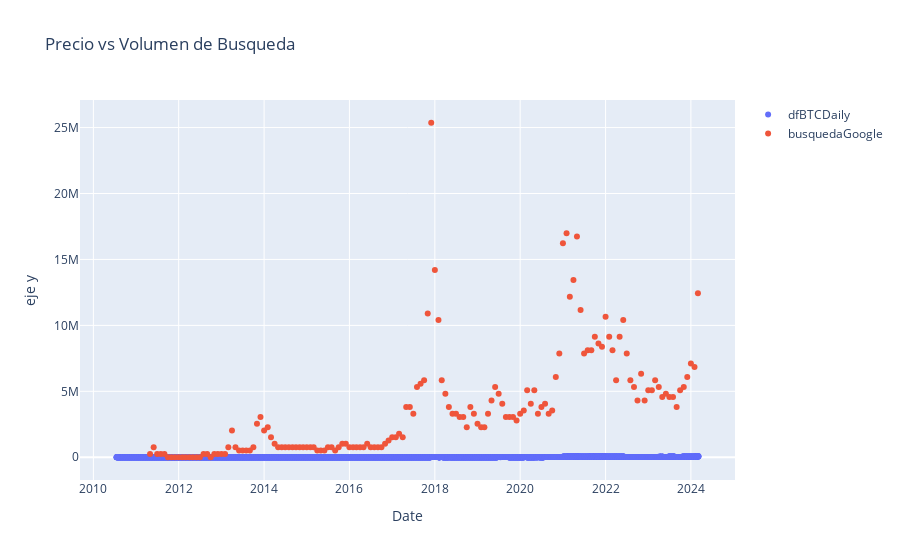

The cell this chart's notebook holds for it:
### Code cell
trace1 = go.Scatter(x=dfBTCDaily.index, y=dfBTCDaily['Price'], mode='markers', name='dfBTCDaily')
trace2 = go.Scatter(x=busquedaGoogle.index, y=busquedaGoogle["Absolute Google Search Volume"], mode='markers', name='busquedaGoogle')
data = [trace1, trace2]


layout = go.Layout(title='Precio vs Volumen de Busqueda',
                   xaxis=dict(title='Date'),
                   yaxis=dict(title='eje y'))


fig = go.Figure(data=data, layout=layout)
iplot(fig)

### Figure 1 — Plotly figure (JSON) as saved in the notebook; plotly's stock layout.template omitted (floating-point values rounded to 4 significant figures; data arrays with more than 128 entries replaced by an {"elided": "..."} marker saying what was removed)
{"data": [{"mode": "markers", "name": "dfBTCDaily", "type": "scatter", "x": {"elided": "4981 str values"}, "y": {"elided": "4981 float values"}}, {"mode": "markers", "name": "busquedaGoogle", "type": "scatter", "x": {"elided": "155 str values"}, "y": {"elided": "155 int values"}}], "layout": {"title": {"text": "Precio vs Volumen de Busqueda"}, "xaxis": {"title": {"text": "Date"}}, "yaxis": {"title": {"text": "eje y"}}}}
